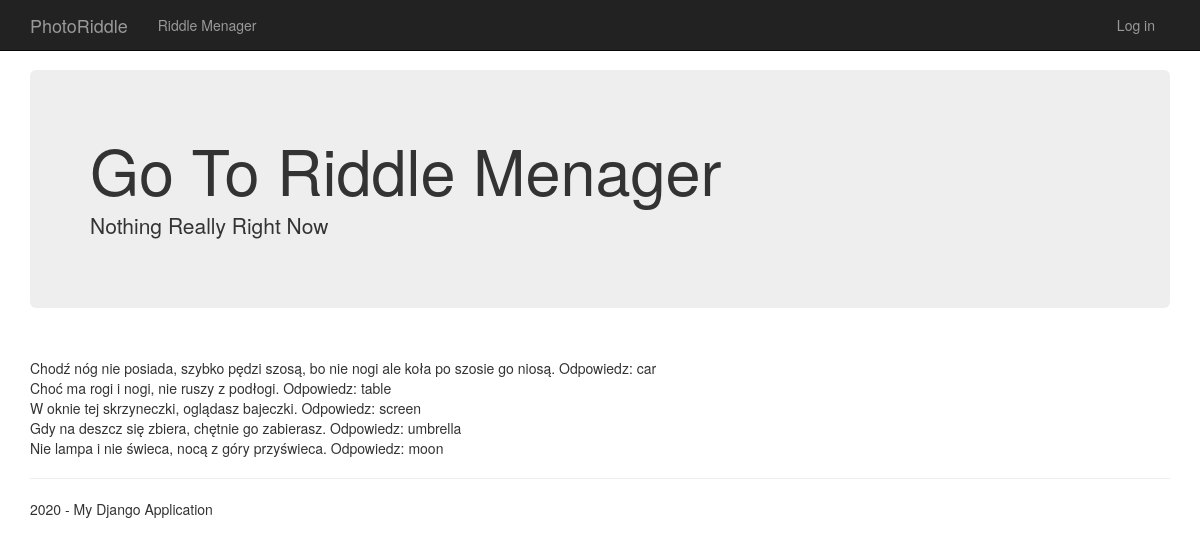
The app's page /, older data.
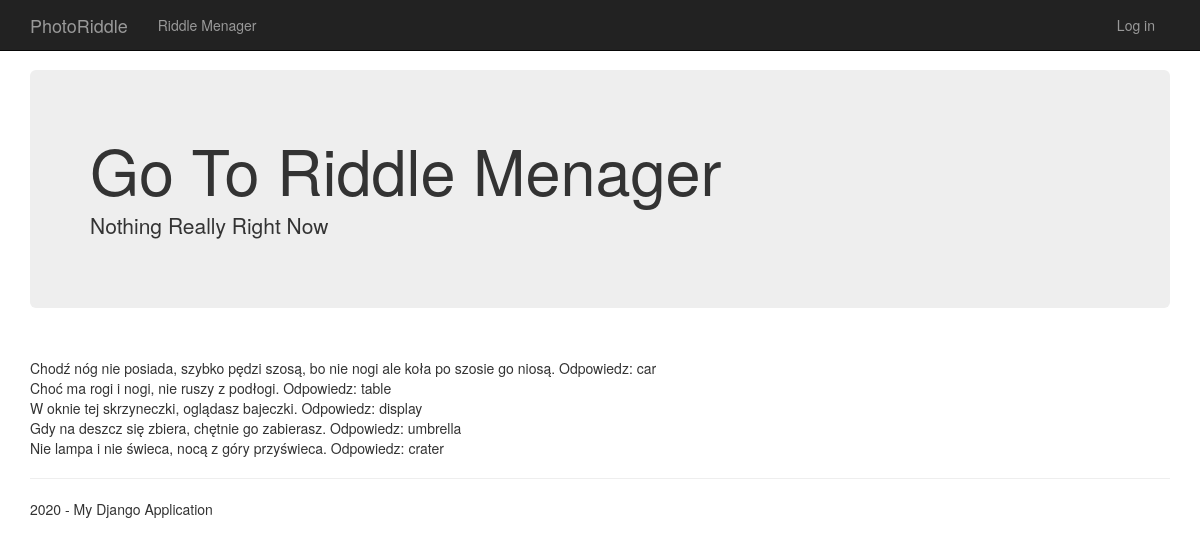
The same page, newer data.
### app/models.py (models this page shows)
class Riddle(models.Model):
    Riddle_text = models.CharField("Text of Riddle",max_length=300)
    Riddle_type = models.CharField("Type of Riddle",max_length=30)
    Riddle_dif = models.IntegerField(1)

### app/views.py (the view)
# urls.py: path('', views.home, name='home'),
def home(request):
    assert isinstance(request, HttpRequest)
    query_results = Riddle.objects.all()
    return render(
        request,
        'app/index.html',{
        'query_results': query_results
       }
    )

### app/templates/app/index.html
{% extends "app/layout.html" %}
{% block content %}
<div class="jumbotron">
    <h1>Go To Riddle Menager</h1>
    <p class="lead">Nothing Really Right Now</p>
</div>
<br />
{% for sts in query_results %}
{{sts.Riddle_text}} Odpowiedz: {{sts.Riddle_type}}<br>
{% endfor %}
{% endblock %}

Row changes from the older to the newer data that the page shows:
changed Riddle "W oknie tej skrzyneczki, oglądasz bajeczki.": Riddle_type "screen" → "display"
changed Riddle "Nie lampa i nie świeca, nocą z góry przyświeca.": Riddle_type "moon" → "crater"
